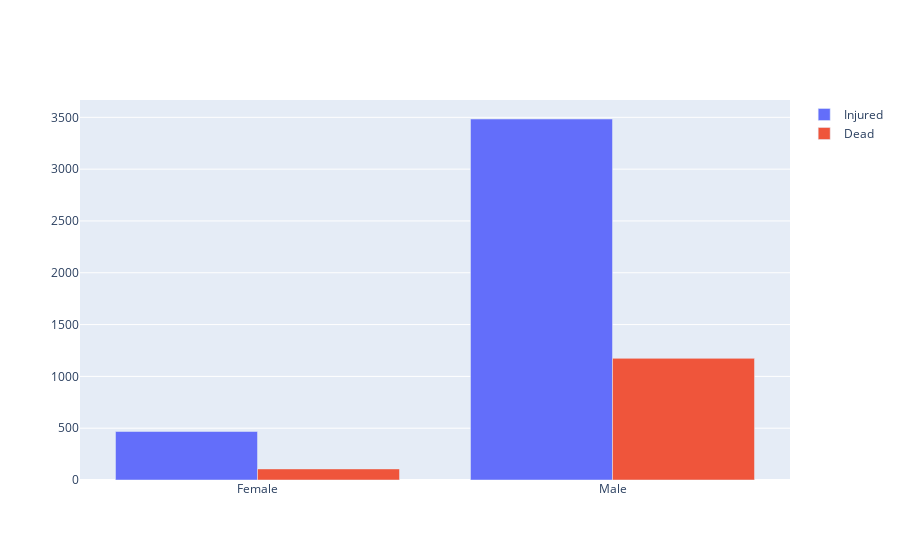

The notebook cell saved with this chart:
### Code cell
Gender= hipot_2.Gender

fig = go.Figure(data=[
    go.Bar(name="Injured", x=Gender, y=hipot_2.Injured),
    go.Bar(name="Dead", x=Gender, y=hipot_2.Dead)
])
fig.show()
plt.savefig('incidents_by_gender')

### Figure 1 — Plotly figure (JSON) as saved in the notebook; plotly's stock layout.template omitted (floating-point values rounded to 4 significant figures)
{"data": [{"name": "Injured", "type": "bar", "x": ["Female", "Male"], "y": [468, 3484]}, {"name": "Dead", "type": "bar", "x": ["Female", "Male"], "y": [107, 1174]}], "layout": {}}
